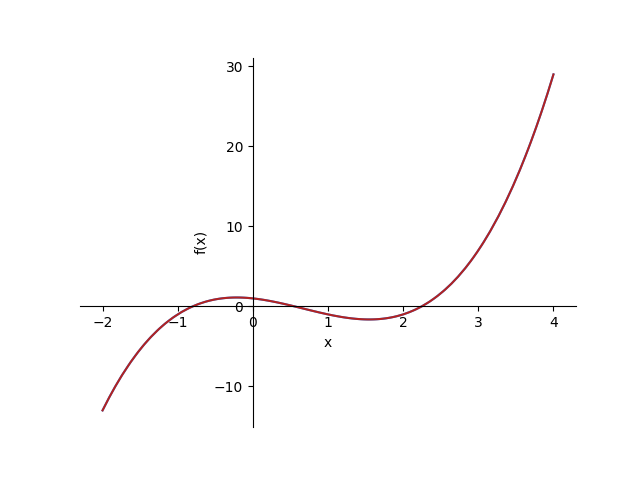

Here is the Python script that generated this plot:
import math
import sympy as sp


def Taylor(a, n):
    x = sp.symbols('x')
    f = x**3 - 2 * x**2 - x + 1
    F = f
    T = f.subs(x, a)

    for k in range(1, n + 1):
        derivadafk = sp.diff(f, x)
        T = T + derivadafk.subs(x, a) * ((x - a)**k) / math.factorial(k)
        f = derivadafk

    print(sp.expand(T))

    grafica = sp.plot(F, T, (x, a - 3, a + 3), tittle='Serie de Taylor', show=False)
    grafica[0].line_color = 'dodgerblue'
    grafica[1].line_color = 'firebrick'
    grafica.show()
    grafica.save("taylor.png")


def main():
    a = 1  # valor de búsqueda alrededor
    n = 3  # grados de la función

    Taylor(a, n)


if __name__ == '__main__':
    main()
